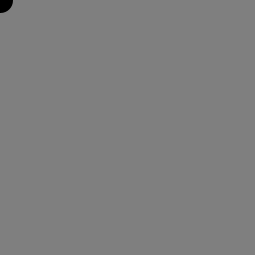
Frame 1 (no input)
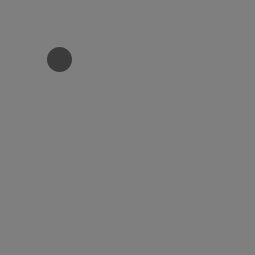
Frame 60 (the mouse pressed at the canvas centre just before this capture)
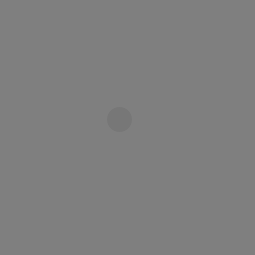
Frame 120 (the mouse held since frame 60 and released just before this capture)

The Processing sketch that drew these frames (run headless with seeded random() and noise(); from frame 60 on, the mouse is pressed at the canvas centre):

// Processing sketch: sketch_13
// ── sketch_13.pde
int x;
void setup() {
  size(255,255);
  background(127);
  x = 0;
  strokeWeight(25);
  stroke(0);
  frameRate(100);
}
void draw() {
  background(127);
  stroke(x);
  point(x,x);
  x = x + 1;
  if(x > width) {
    x = 0;
  }
}
